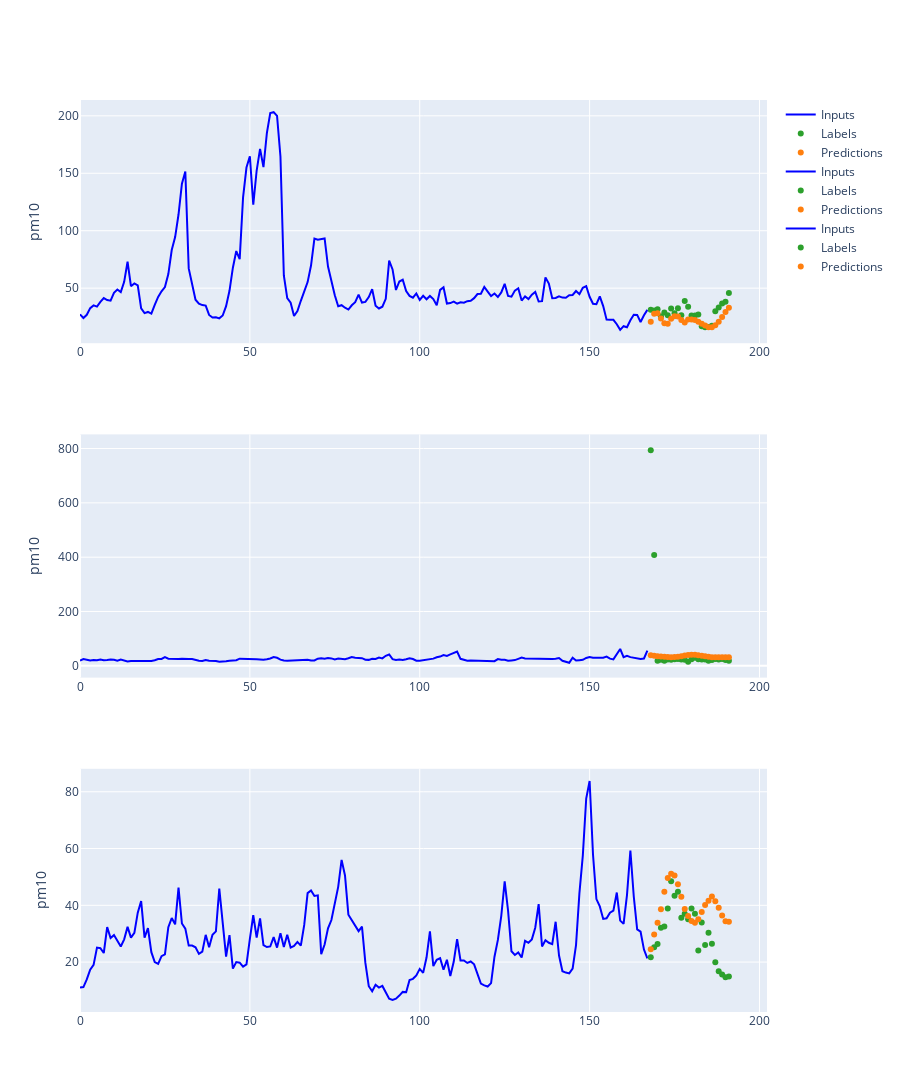

Notebook code cell kept with this figure:
### Code cell
window_generator_530.plot(model_530, offset=100)

### Figure 1 — Plotly figure (JSON) as saved in the notebook; plotly's stock layout.template omitted (floating-point values rounded to 4 significant figures; data arrays with more than 128 entries replaced by an {"elided": "..."} marker saying what was removed)
{"data": [{"marker": {"color": "blue"}, "name": "Inputs", "type": "scatter", "x": {"elided": "168 int values"}, "xaxis": "x", "y": {"elided": "168 float values"}, "yaxis": "y"}, {"marker": {"color": "#2ca02c"}, "mode": "markers", "name": "Labels", "type": "scatter", "x": [168, 169, 170, 171, 172, 173, 174, 175, 176, 177, 178, 179, 180, 181, 182, 183, 184, 185, 186, 187, 188, 189, 190, 191], "xaxis": "x", "y": [31.3, 30.5, 31.7, 25.6, 28.9, 26.4, 32.2, 28.1, 32.5, 26.5, 38.9, 33.9, 26.1, 26.1, 27, 16.8, 16, 16.1, 17.2, 30, 33.2, 36.6, 38.1, 45.8], "yaxis": "y"}, {"marker": {"color": "#ff7f0e"}, "mode": "markers", "name": "Predictions", "type": "scatter", "x": [168, 169, 170, 171, 172, 173, 174, 175, 176, 177, 178, 179, 180, 181, 182, 183, 184, 185, 186, 187, 188, 189, 190, 191], "xaxis": "x", "y": [20.76, 27.82, 28.17, 23.68, 19.4, 18.96, 23.31, 25.62, 25.39, 22.24, 20.11, 22.69, 22.67, 22.39, 20.7, 19.05, 17.53, 16.07, 15.94, 17.63, 20.71, 24.92, 29.18, 32.98], "yaxis": "y"}, {"marker": {"color": "blue"}, "name": "Inputs", "type": "scatter", "x": {"elided": "168 int values"}, "xaxis": "x2", "y": {"elided": "168 float values"}, "yaxis": "y2"}, {"marker": {"color": "#2ca02c"}, "mode": "markers", "name": "Labels", "type": "scatter", "x": [168, 169, 170, 171, 172, 173, 174, 175, 176, 177, 178, 179, 180, 181, 182, 183, 184, 185, 186, 187, 188, 189, 190, 191], "xaxis": "x2", "y": [793.4, 408.2, 18.5, 22.5, 18.8, 23.5, 23, 24.8, 25.7, 23.4, 22.7, 15.4, 24.7, 30.1, 24.3, 23.7, 23.2, 19.1, 21.8, 25.1, 23.9, 25.6, 21.2, 18.4], "yaxis": "y2"}, {"marker": {"color": "#ff7f0e"}, "mode": "markers", "name": "Predictions", "type": "scatter", "x": [168, 169, 170, 171, 172, 173, 174, 175, 176, 177, 178, 179, 180, 181, 182, 183, 184, 185, 186, 187, 188, 189, 190, 191], "xaxis": "x2", "y": [39.34, 36.9, 35.57, 34.37, 33.42, 32.71, 31.9, 32.35, 33.62, 35.53, 37.78, 40.31, 41.25, 41.34, 39.37, 37.36, 35.34, 33.5, 32.18, 31.8, 31.92, 31.68, 32.13, 32.05], "yaxis": "y2"}, {"marker": {"color": "blue"}, "name": "Inputs", "type": "scatter", "x": {"elided": "168 int values"}, "xaxis": "x3", "y": {"elided": "168 float values"}, "yaxis": "y3"}, {"marker": {"color": "#2ca02c"}, "mode": "markers", "name": "Labels", "type": "scatter", "x": [168, 169, 170, 171, 172, 173, 174, 175, 176, 177, 178, 179, 180, 181, 182, 183, 184, 185, 186, 187, 188, 189, 190, 191], "xaxis": "x3", "y": [21.7, 25.2, 26.4, 32.1, 32.5, 38.9, 48.5, 43.4, 44.8, 35.6, 37, 35.1, 38.9, 37, 24.1, 33.9, 26, 30.3, 26.5, 19.9, 16.8, 15.6, 14.7, 14.9], "yaxis": "y3"}, {"marker": {"color": "#ff7f0e"}, "mode": "markers", "name": "Predictions", "type": "scatter", "x": [168, 169, 170, 171, 172, 173, 174, 175, 176, 177, 178, 179, 180, 181, 182, 183, 184, 185, 186, 187, 188, 189, 190, 191], "xaxis": "x3", "y": [24.52, 29.76, 33.83, 38.61, 44.8, 49.62, 51.1, 50.49, 47.37, 42.98, 38.66, 36.24, 34.47, 33.81, 35.12, 37.62, 40.07, 41.64, 43.1, 41.41, 39.14, 36.37, 34.38, 34.17], "yaxis": "y3"}], "layout": {"height": 1200, "xaxis": {"anchor": "y", "domain": [0, 1]}, "xaxis2": {"anchor": "y2", "domain": [0, 1]}, "xaxis3": {"anchor": "y3", "domain": [0, 1]}, "yaxis": {"anchor": "x", "domain": [0.7333, 1], "title": {"text": "pm10"}}, "yaxis2": {"anchor": "x2", "domain": [0.3667, 0.6333], "title": {"text": "pm10"}}, "yaxis3": {"anchor": "x3", "domain": [0, 0.2667], "title": {"text": "pm10"}}}}
